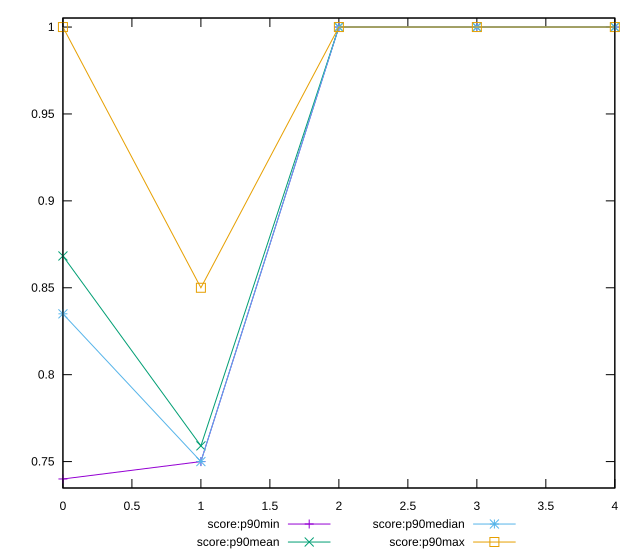

Write the gnuplot code that produced this figure.
reset

$scoreP90Min <<EOF
0 0.74
1 0.75
2 1
3 1
4 1
EOF

$scoreP90Mean <<EOF
0 0.8682978723404255
1 0.7590425531914896
2 1
3 1
4 1
EOF

$scoreP90Median <<EOF
0 0.835
1 0.75
2 1
3 1
4 1
EOF

$scoreP90Max <<EOF
0 1
1 0.85
2 1
3 1
4 1
EOF

set key outside below
set xrange [0:4]
set yrange [0.7348:1.0052]
set trange [0.7348:1.0052]
set terminal svg size 640, 560 enhanced background rgb 'white'
set output "report_00012_2021-02-09T11:01:39.952Z/uses-rel-preconnect/progression/score.svg"

plot $scoreP90Min title "score:p90min" with linespoints, \
     $scoreP90Mean title "score:p90mean" with linespoints, \
     $scoreP90Median title "score:p90median" with linespoints, \
     $scoreP90Max title "score:p90max" with linespoints

reset
